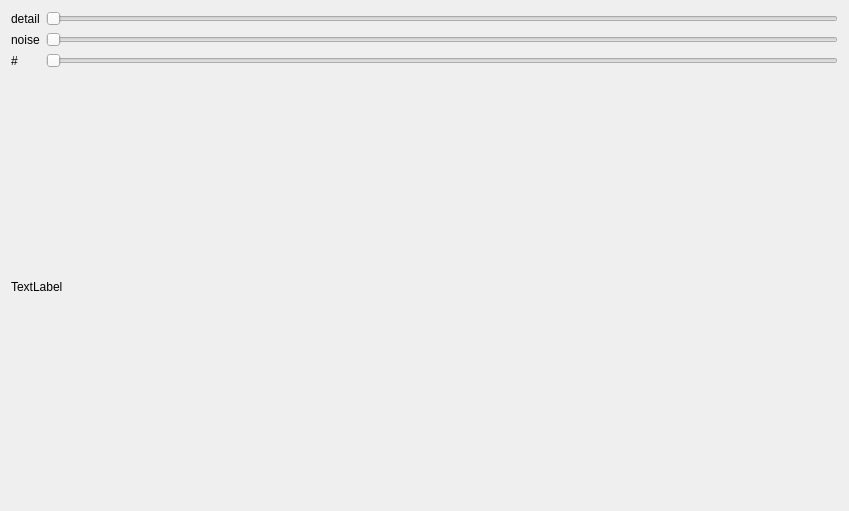
<?xml version="1.0" encoding="UTF-8"?>
<ui version="4.0">
 <class>Form</class>
 <widget class="QWidget" name="Form">
  <property name="geometry">
   <rect>
    <x>0</x>
    <y>0</y>
    <width>849</width>
    <height>511</height>
   </rect>
  </property>
  <property name="windowTitle">
   <string>Form</string>
  </property>
  <layout class="QVBoxLayout" name="verticalLayout">
   <item>
    <layout class="QGridLayout" name="gridLayout">
     <item row="0" column="0">
      <widget class="QLabel" name="label">
       <property name="text">
        <string>detail</string>
       </property>
      </widget>
     </item>
     <item row="0" column="1">
      <widget class="QSlider" name="slider1">
       <property name="minimum">
        <number>1</number>
       </property>
       <property name="maximum">
        <number>10</number>
       </property>
       <property name="orientation">
        <enum>Qt::Horizontal</enum>
       </property>
      </widget>
     </item>
     <item row="1" column="0">
      <widget class="QLabel" name="label_2">
       <property name="text">
        <string>noise</string>
       </property>
      </widget>
     </item>
     <item row="1" column="1">
      <widget class="QSlider" name="slider2">
       <property name="minimum">
        <number>0</number>
       </property>
       <property name="maximum">
        <number>50</number>
       </property>
       <property name="orientation">
        <enum>Qt::Horizontal</enum>
       </property>
      </widget>
     </item>
     <item row="2" column="0">
      <widget class="QLabel" name="label_3">
       <property name="text">
        <string>#</string>
       </property>
      </widget>
     </item>
     <item row="2" column="1">
      <widget class="QSlider" name="slider3">
       <property name="maximum">
        <number>15</number>
       </property>
       <property name="orientation">
        <enum>Qt::Horizontal</enum>
       </property>
      </widget>
     </item>
    </layout>
   </item>
   <item>
    <widget class="QLabel" name="label_plot">
     <property name="text">
      <string>TextLabel</string>
     </property>
    </widget>
   </item>
  </layout>
 </widget>
 <resources/>
 <connections/>
</ui>
